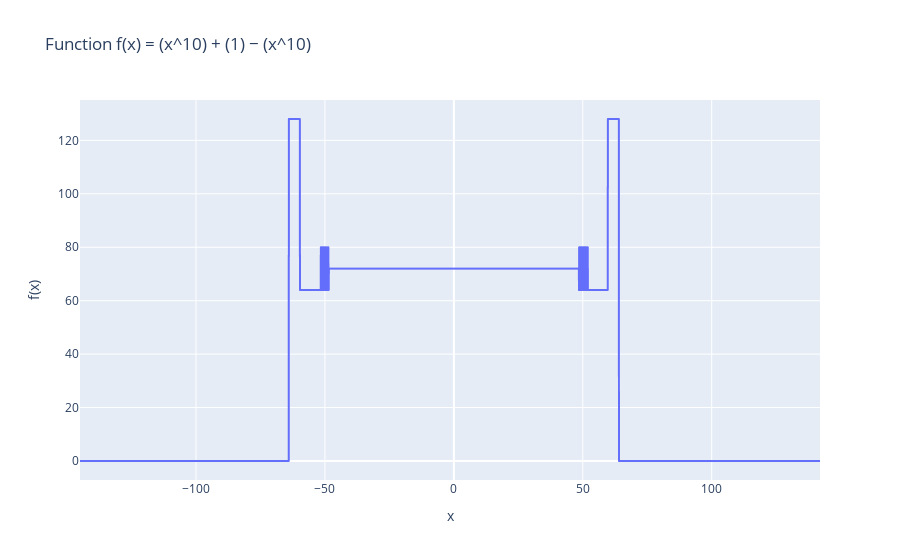

Notebook code for this chart:
### Code cell
x = np.linspace(-145, 142, 5000)
y = h(x)

fig = px.line(x=x, y=y, labels={'x': 'x', 'y': 'f(x)'}, title='Function f(x) = (x^10) + (1) − (x^10)')
fig.update_layout(hovermode="x unified")
fig.show()

### Figure 1 — Plotly figure (JSON) as saved in the notebook; plotly's stock layout.template omitted (floating-point values rounded to 4 significant figures; data arrays with more than 128 entries replaced by an {"elided": "..."} marker saying what was removed)
{"data": [{"hovertemplate": "x=%{x}<br>f(x)=%{y}<extra></extra>", "legendgroup": "", "line": {"color": "#636efa", "dash": "solid"}, "marker": {"symbol": "circle"}, "mode": "lines", "name": "", "showlegend": false, "type": "scattergl", "x": {"elided": "5000 float values"}, "xaxis": "x", "y": {"elided": "5000 float values"}, "yaxis": "y"}], "layout": {"hovermode": "x unified", "legend": {"tracegroupgap": 0}, "title": {"text": "Function f(x) = (x^10) + (1) − (x^10)"}, "xaxis": {"anchor": "y", "domain": [0, 1], "title": {"text": "x"}}, "yaxis": {"anchor": "x", "domain": [0, 1], "title": {"text": "f(x)"}}}}
